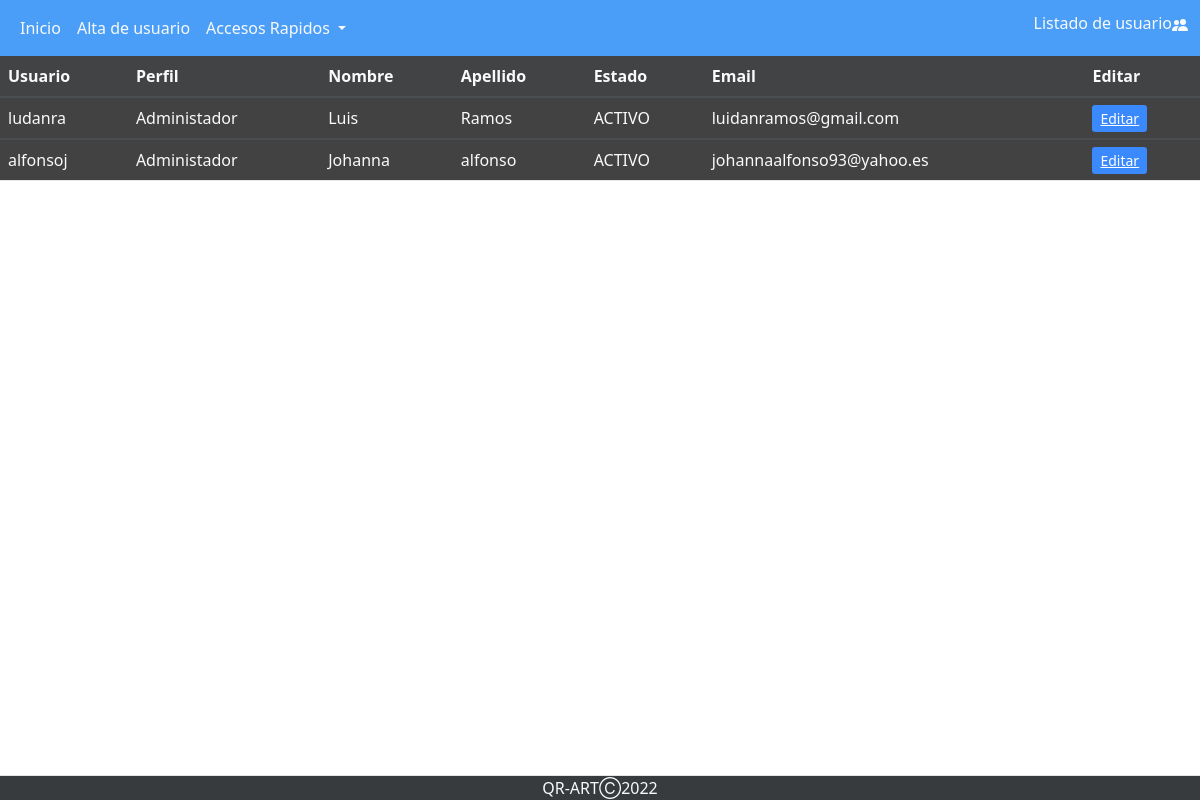
The app's page /perfiles/perfil_admin/abm_user/tablamodificacion.php, older data.
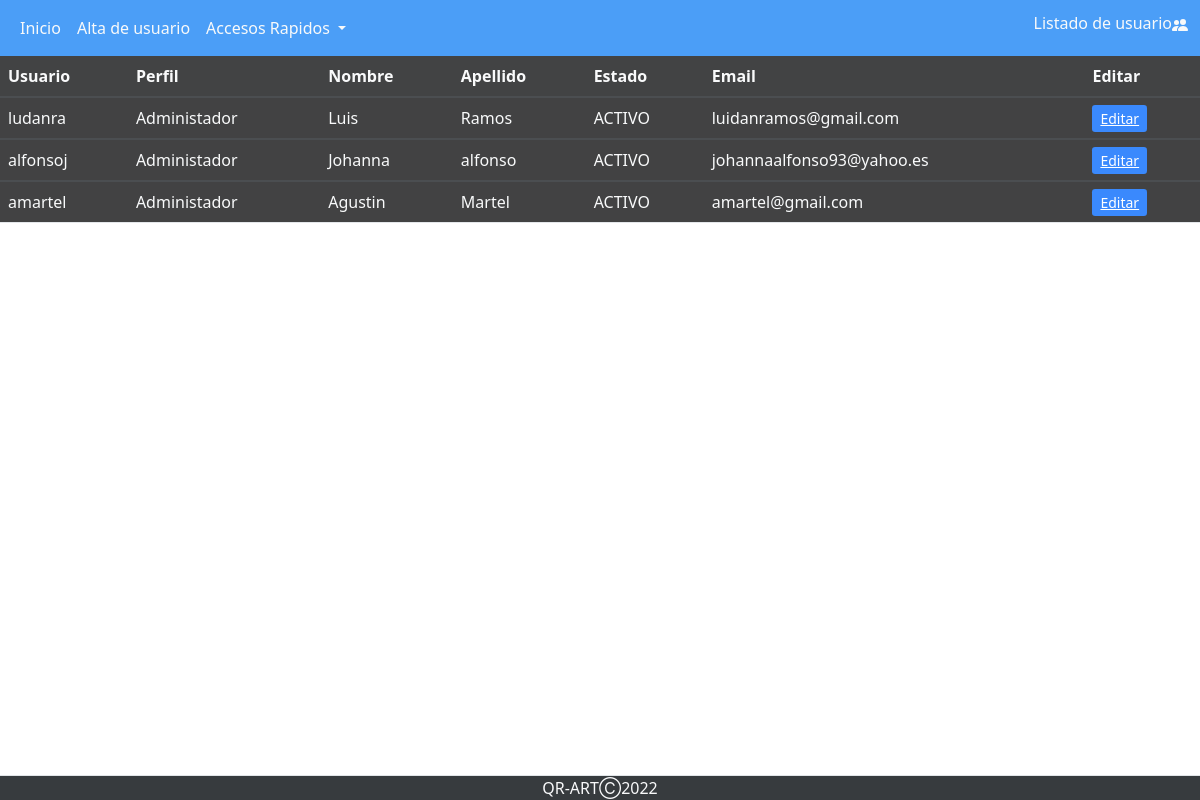
The same page, newer data.
### tables this page shows
CREATE TABLE `usuarios` (
  `usuario` text NOT NULL,
  `contrasena` varchar(100) NOT NULL,
  `cod_perfil` int(2) NOT NULL,
  `nombre_usu` text NOT NULL,
  `apellido_usu` text NOT NULL,
  `est_baja_usu` text NOT NULL,
  `email_usu` text NOT NULL,
  `id_usuario` int(11) NOT NULL,
  `token` varchar(100) NOT NULL
);

CREATE TABLE `perfiles` (
  `cod_perfil` int(6) NOT NULL,
  `nombre_perfil` text NOT NULL
);

### perfiles/perfil_admin/abm_user/tablamodificacion.php (the view, shortened to what this page needs)
<?php
$conexion=mysqli_connect("localhost","root","","qr_art");
?>
<!DOCTYPE html>
<html lang="en">
<head>
    <link rel="stylesheet" href="https://cdnjs.cloudflare.com/ajax/libs/twitter-bootstrap/5.1.3/css/bootstrap.min.css">
    <link rel="stylesheet" href="https://cdn.datatables.net/1.12.1/css/dataTables.bootstrap5.min.css">
   <link href="https://cdn.jsdelivr.net/npm/bootstrap@5.0.2/dist/css/bootstrap.min.css" rel="stylesheet">
    <link rel="stylesheet " href="../../../assets/stylesnav.css">
    <link rel="stylesheet " href="../../../assets/back.css">
    <link rel="stylesheet " href="../../../assets/table.css">
</head>
<body>
<nav class="navbar navbar-expand-lg ">
  <div class="container-fluid">
    <div class="collapse navbar-collapse" id="navbarSupportedContent">
      <ul class="navbar-nav me-auto mb-2 mb-lg-0">
        <li class="nav-item">
          <a class="nav-link active text-light" aria-current="page" href="../perfil_admin.php">Inicio</a>
        </li>
        <li class="nav-item">
          <a class="nav-link text-light" href="./abm_usuarios.php">Alta de usuario</a>
        </li>
        <li class="nav-item dropdown text-light">
          <a class="nav-link dropdown-toggle text-light" href="#" id="navbarDropdown" role="button" data-bs-toggle="dropdown" aria-expanded="false">
            Accesos Rapidos
          </a>
        </li>
      </ul>
      <h6 class="text-sm-center text-light">Listado de usuario</h6>
    </div>
  </div>
</nav>
    <table id="usuarios" name="usuarios" class="table table-striped" style="width:100%" class="text-light">
        <thead>
            <tr class="text-light">
                <th class="text-light">Usuario</th>
                <th class="text-light">Perfil</th>
                <th class="text-light">Nombre</th>
                <th class="text-light">Apellido</th>
                <th class="text-light">Estado</th>
                <th class="text-light">Email</th>
                <th class="text-light">Editar</th>
            </tr>
        </thead>
        <?php
        $sql="SELECT u.apellido_usu, u.email_usu, u.est_baja_usu, u.id_usuario, u.nombre_usu, u.usuario, p.nombre_perfil FROM usuarios u INNER JOIN perfiles p ON u.cod_perfil = p.cod_perfil ";
        $result=mysqli_query($conexion, $sql);
        $resultado=mysqli_num_rows( $result);
        if($resultado > 0){
        while($mostrar=mysqli_fetch_array($result)){
        ?>
        <tbody>
            <tr>
                <td class="text-light" ><?php echo $mostrar['usuario'] ?></td>
                <td class="text-light"><?php echo $mostrar['nombre_perfil'] ?></td>
                <td class="text-light"><?php echo $mostrar['nombre_usu'] ?></td>
                <td class="text-light"><?php echo $mostrar['apellido_usu'] ?></td>
                <td class="text-light"><?php echo $mostrar['est_baja_usu'] ?></td>
                <td class="text-light"><?php echo $mostrar['email_usu'] ?></td>
                <td>
                <a class= "btn-sm btn-primary" href="/QR-ART/php/Actualizar.php?id=<?php echo $mostrar['id_usuario']?>" >Editar</a>
                 </td>
            </tr>
        </tbody>
        <?php
        }
      }
        ?>
    </table>
    <footer class="py-0 mt-5 border-top bg-dark fixed-bottom">
            <p class="col-md-12 mb-0 text-light text-center">QR-ARTⒸ2022</p>
    </footer>
</body>
</html>

### assets/stylesnav.css (style rules this page uses)
.navbar-expand-lg { background-color: #3794f7; }

### assets/back.css (style rules this page uses)
* { margin: 0; padding: 0; }
body { background-image: url('../assets/img/55.jpg'); background-repeat: no-repeat; background-size: cover; opacity: 0.9; }

### assets/table.css (style rules this page uses)
table { background-color: rgb(23, 24, 25); opacity: 0.9; margin-bottom: 40rem; }

Row changes from the older to the newer data that the page shows:
added usuarios: usuario "amartel", cod_perfil.nombre_perfil "Administador", nombre_usu "Agustin", apellido_usu "Martel", est_baja_usu "ACTIVO", email_usu "amartel@gmail.com"
